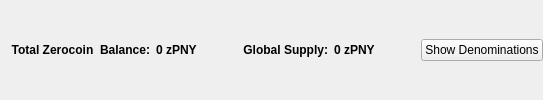
                       <widget class="QFrame" name="balanceSupplyFrame">
                        <layout class="QHBoxLayout" name="horizontalLayout_2" stretch="0,0,0,1,0">
                         <property name="rightMargin">
                          <number>0</number>
                         </property>
                         <item>
                          <layout class="QHBoxLayout" name="horizontalLayout_34">
                           <item>
                            <widget class="QLabel" name="labelzAvailableText_3">
                             <property name="font">
                              <font>
                               <weight>75</weight>
                               <bold>true</bold>
                              </font>
                             </property>
                             <property name="toolTip">
                              <string>Total Balance including unconfirmed and immature zPNY</string>
                             </property>
                             <property name="text">
                              <string>Total Zerocoin  Balance:</string>
                             </property>
                             <property name="alignment">
                              <set>Qt::AlignRight|Qt::AlignTrailing|Qt::AlignVCenter</set>
                             </property>
                            </widget>
                           </item>
                           <item>
                            <widget class="QLabel" name="labelzAvailableAmount_4">
                             <property name="minimumSize">
                              <size>
                               <width>40</width>
                               <height>0</height>
                              </size>
                             </property>
                             <property name="font">
                              <font>
                               <weight>75</weight>
                               <bold>true</bold>
                              </font>
                             </property>
                             <property name="toolTip">
                              <string>Total Balance including unconfirmed and immature zPNY</string>
                             </property>
                             <property name="text">
                              <string>0 zPNY</string>
                             </property>
                             <property name="alignment">
                              <set>Qt::AlignLeading|Qt::AlignLeft|Qt::AlignVCenter</set>
                             </property>
                            </widget>
                           </item>
                          </layout>
                         </item>
                         <item>
                          <spacer name="horizontalSpacer_32">
                           <property name="orientation">
                            <enum>Qt::Horizontal</enum>
                           </property>
                           <property name="sizeHint" stdset="0">
                            <size>
                             <width>40</width>
                             <height>20</height>
                            </size>
                           </property>
                          </spacer>
                         </item>
                         <item>
                          <layout class="QHBoxLayout" name="horizontalLayout_35">
                           <item>
                            <widget class="QLabel" name="labelZsupplyText_2">
                             <property name="font">
                              <font>
                               <weight>75</weight>
                               <bold>true</bold>
                              </font>
                             </property>
                             <property name="text">
                              <string>Global Supply:</string>
                             </property>
                             <property name="alignment">
                              <set>Qt::AlignRight|Qt::AlignTrailing|Qt::AlignVCenter</set>
                             </property>
                            </widget>
                           </item>
                           <item>
                            <widget class="QLabel" name="labelZsupplyAmount_2">
                             <property name="font">
                              <font>
                               <weight>75</weight>
                               <bold>true</bold>
                              </font>
                             </property>
                             <property name="text">
                              <string>0 zPNY</string>
                             </property>
                            </widget>
                           </item>
                          </layout>
                         </item>
                         <item>
                          <spacer name="horizontalSpacer_31">
                           <property name="orientation">
                            <enum>Qt::Horizontal</enum>
                           </property>
                           <property name="sizeHint" stdset="0">
                            <size>
                             <width>40</width>
                             <height>20</height>
                            </size>
                           </property>
                          </spacer>
                         </item>
                         <item>
                          <widget class="QPushButton" name="pushButtonShowDenoms">
                           <property name="toolTip">
                            <string>Show zPNY denominations list</string>
                           </property>
                           <property name="text">
                            <string>Show Denominations</string>
                           </property>
                          </widget>
                         </item>
                        </layout>
                       </widget>
